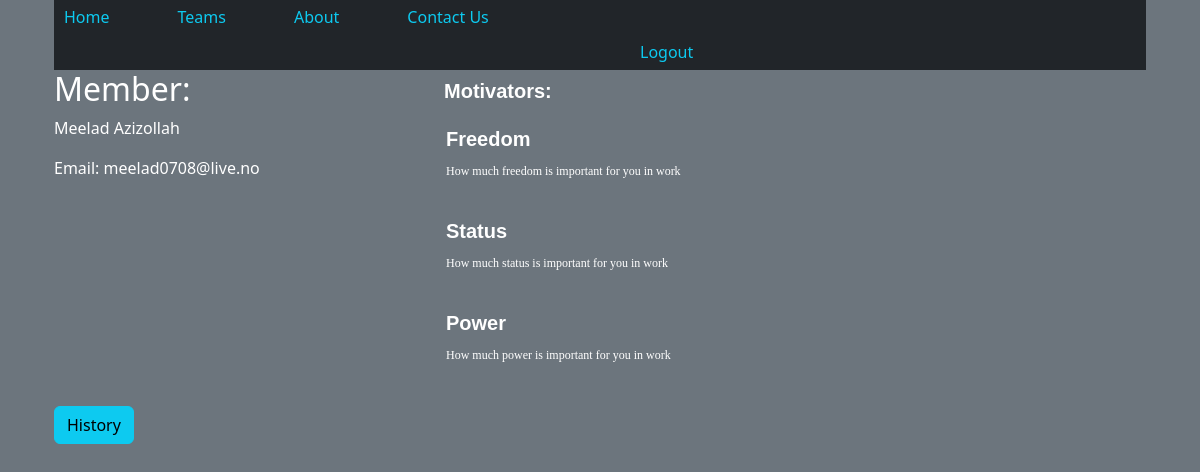
/member/1/, run on an earlier commit of the app's database.
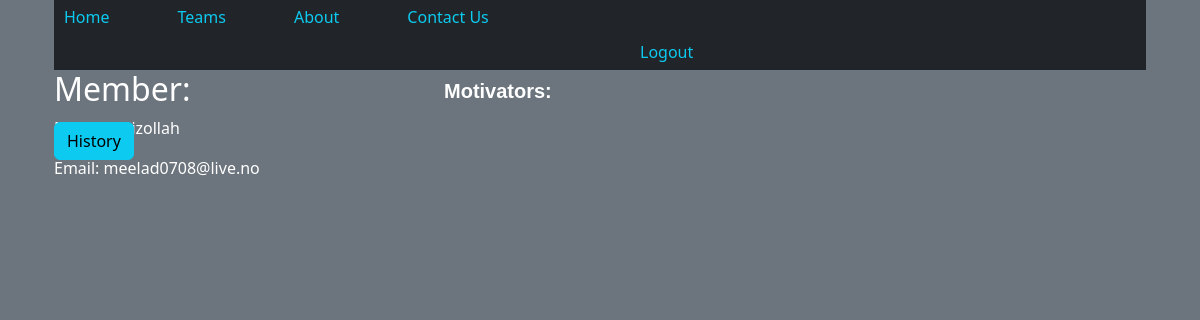
And on a later commit of the database.
### MM/models.py (models this page shows, shortened)
class MemberMotivator(models.Model):
    member = models.ForeignKey(Member, on_delete=models.CASCADE, related_name='motivators')
    moving_motivator = models.ForeignKey(MovingMotivator, on_delete=models.CASCADE)
    order = models.IntegerField()
    date = models.DateField(auto_now=True)
    class Meta:
        unique_together = ('member', 'moving_motivator')
        ordering = ['order']

class MovingMotivator(models.Model):
    name = models.CharField(max_length=30)
    date = models.DateField(auto_now_add=True)
    description = models.CharField(max_length=1000)

### MM/views.py (the view)
# urls.py: path('member/<int:pk>/', MemberDetailView.as_view(), name='member_detail'),
class MemberDetailView(DetailView):
    model = Member
    template_name = 'MM/member_detail.html'
    context_object_name = 'member'
    def get_context_data(self, **kwargs):
        context = super().get_context_data(**kwargs)
        context['motivators'] = MemberMotivator.objects.filter(member=self.object).order_by('order')
        return context

### MM/templates/MM/member_detail.html (shortened to what this page needs)
<!DOCTYPE html>
<html lang="en">
{% extends "MM/base.html" %}
{% block content %}
{% load bootstrap5 %}
{% bootstrap_css %}
{% load static %}
    <link rel="stylesheet" href="{% static 'MM/style.css' %}">
<div class="container member-template">
    <h2 style="margin-left: 0px;" class="text-white">Member:</h2>
    <p style="margin-left: 0px;" class="text-white">{{ member.user.get_full_name }}</p>
    <p style="margin-left: 0px;" class="text-white">Email: {{ member.user.email }}</p>
    <h3 style="margin-left: 390px; margin-top: -120px;" class="text-white">Motivators:</h3>
    <div style="margin-left: 350px; margin-top: 0px;">
        <ul>
            {% for motivator in motivators %}
                <li>
                    <h3 class="text-white">{{ motivator.moving_motivator.name }}</h3>
                    <p class="text-white">{{ motivator.moving_motivator.description }}</p>
                </li>
            {% endfor %}
        </ul>
    </div>
    <div>
        <a href="{% url 'motivator_change_history' member.pk %}" class="btn btn-info">History</a>
    </div>
</div>
{% endblock %}

What changed in the data, as far as the page shows it:
removed MemberMotivator: moving_motivator.name "Freedom", moving_motivator.description "How much freedom is important for you in work"
removed MemberMotivator: moving_motivator.name "Status", moving_motivator.description "How much status is important for you in work"
removed MemberMotivator: moving_motivator.name "Power", moving_motivator.description "How much power is important for you in work"
